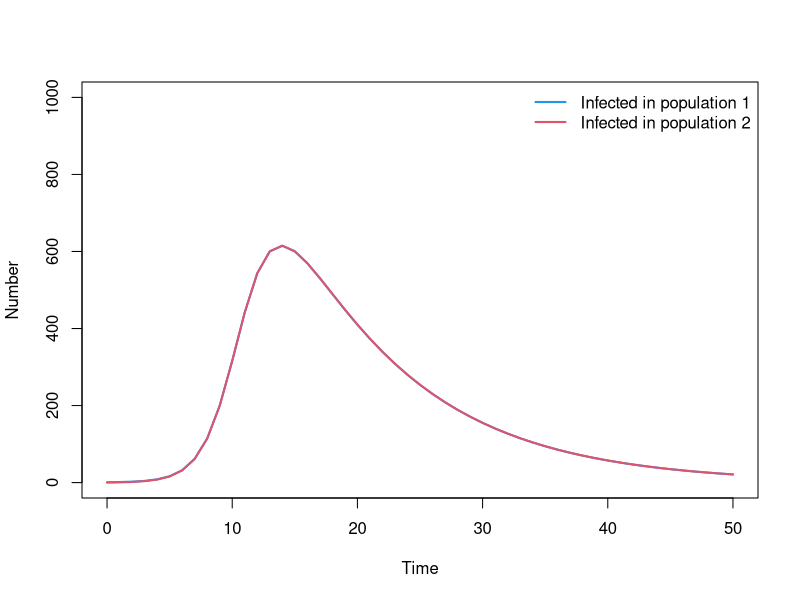
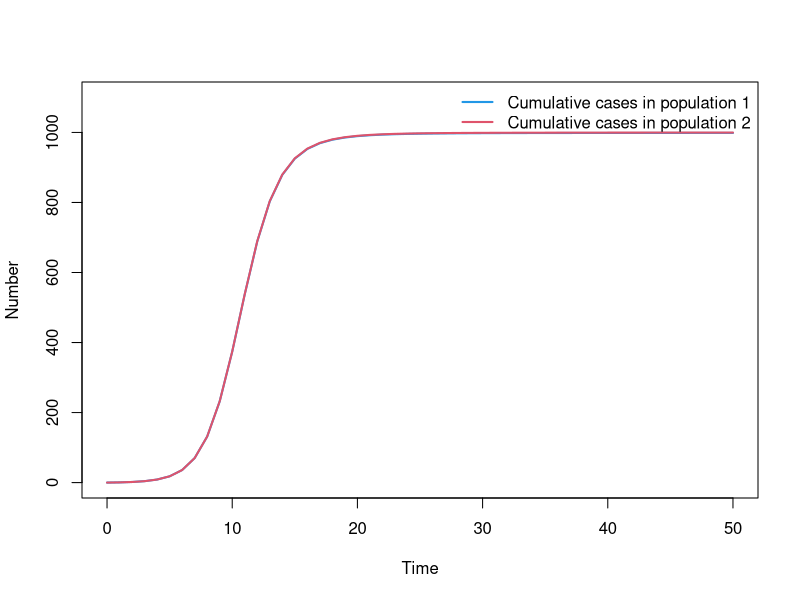
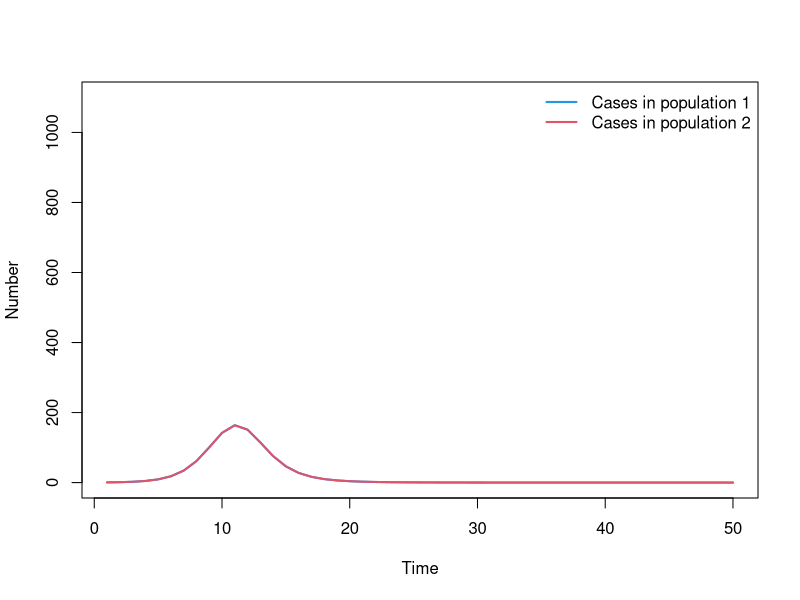
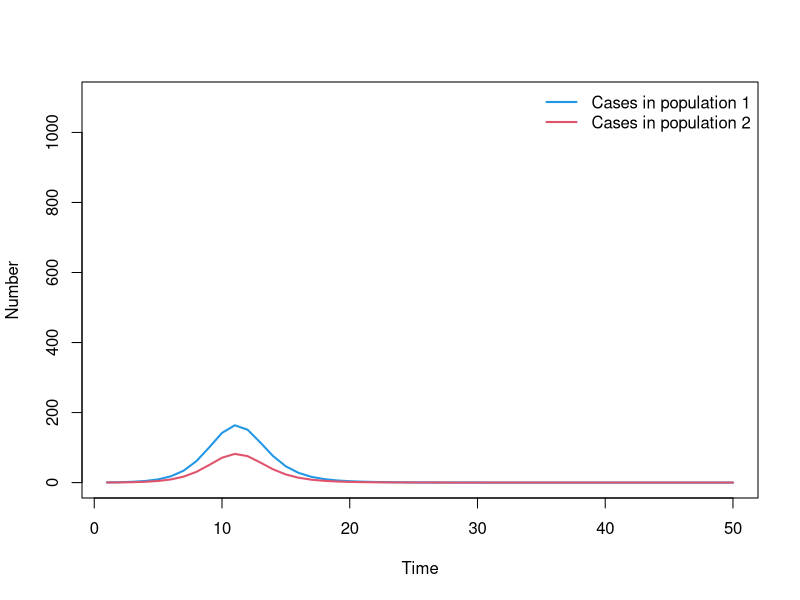
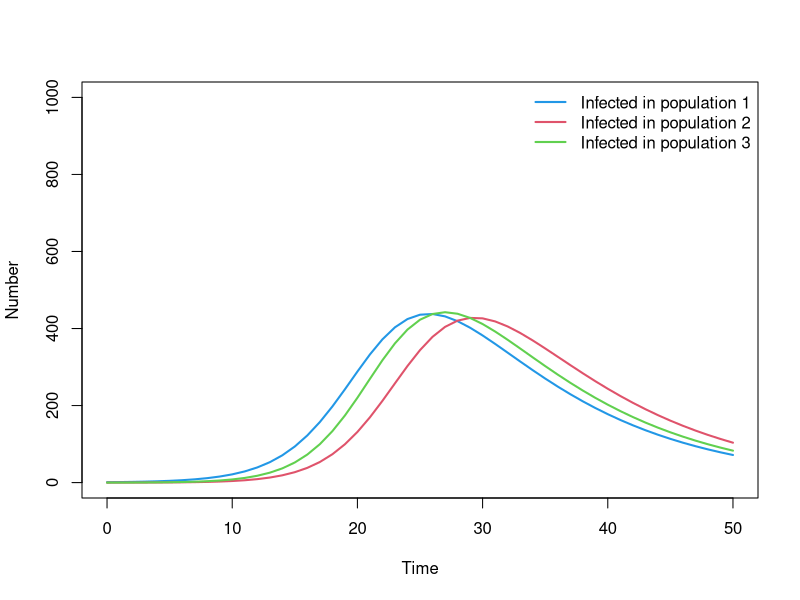

R code for these plots, in order:
## ---- chunk 1
# Load in the deSolve package
library(deSolve)
# If the package is not installed, install using the install.packages() function

# Define model function 
SIR_metapop_model <- function(times, state, parms){
  ## Define variables
  S1 <- state["S1"]
  I1 <- state["I1"]
  R1 <- state["R1"]
  C1 <- state["C1"]
  N1 <- S1 + I1 + R1
  S2 <- state["S2"]
  I2 <- state["I2"]
  R2 <- state["R2"]
  C2 <- state["C2"]
  N2 <- S2 + I2 + R2
  # Extract parameters
  beta <- parms["beta"]
  gamma <- parms["gamma"]
  alpha <- parms["alpha"]
  lambda1 <- (beta * I1 / N1 + alpha * beta * I2 / N2)
  lambda2 <- (beta * I2 / N2 + alpha * beta * I1 / N1)
  # Define differential equations
  dS1 <- - lambda1 * S1
  dI1 <- lambda1 * S1 - gamma * I1
  dR1 <- gamma * I1
  dC1 <- lambda1 * S1
  dS2 <- - lambda2 * S2
  dI2 <-  lambda2 * S2 - gamma * I2
  dR2 <- gamma * I2
  dC2 <- lambda2 * S2
  res <- list(c(dS1, dI1, dR1, dC1, dS2, dI2, dR2, dC2))
  return(res)
}

# Define parameters  
parameters <- c( beta = 0.4, gamma = 0.1, alpha = 1)

# Define time to run model
times <- seq(from = 0, to = 50, by = 1)

# Define initial conditions
N1 <- 1000; N2 <- 1000
I1_0 <- 1; I2_0 <- 0
R1_0 <- 0; R2_0 <- 0
C1_0 <- 0; C2_0 <- 0
S1_0  <- N1 - I1_0
S2_0  <- N2 - I2_0
state <- c(S1 = S1_0, I1 = I1_0, R1 = R1_0, C1 = C1_0, 
		   S2 = S2_0, I2 = I2_0, R2 = R2_0, C2 = C2_0)

# Solve equations
output_raw <- ode(y = state, 
				  times = times, 
				  func = SIR_metapop_model, 
				  parms = parameters,
                  method = rk4)

# Convert to data frame for easy extraction of columns
output <- as.data.frame(output_raw)

# Plot output
par(mfrow = c(1, 1))
plot(output$time, output$I1, type = "l", col = 4, lwd = 2, ylim = c(0, N1),
      xlab = "Time", ylab = "Number", main = "")
lines(output$time, output$I2, lwd = 2, col = 2, type = "l")
legend("topright", 
	   legend = c("Infected in population 1", 
	   		      "Infected in population 2"),
       lty = rep(1, 2), col = c(4, 2), lwd = 2, bty = "n")

## ---- chunk 2

## ---- chunk 3
par(mfrow = c(1, 1))
plot(output$time, output$C1, type = "l", col = 4, lwd = 2, ylim = c(0, N1+100), 
	 xlab = "Time", ylab = "Number", main = "")
lines( output$time, output$C2, lwd = 2, col = 2, type = "l")
legend("topright", 
	   legend = c("Cumulative cases in population 1", 
	   		      "Cumulative cases in population 2"),
       lty = rep(1, 2), col = c(4, 2), lwd = 2, bty = "n")

## ---- chunk 4
cases1 <- tail(output$C1,-1) - head(output$C1,-1)
cases2 <- tail(output$C2,-1) - head(output$C2,-1)
time_cases <- tail(output$time,-1)

plot( time_cases, cases1, type = "l", col = 4, lwd = 2, ylim = c(0, N1+100),
      xlab = "Time", ylab = "Number", main = "")
lines( time_cases, cases2, lwd = 2, col = 2, type = "l")
legend("topright", legend = c("Cases in population 1", "Cases in population 2"),
       lty = rep(1, 2), col = c(4, 2), lwd = 2, bty = "n")

## ---- chunk 5
cases2 <- 0.5*cases2

plot( time_cases, cases1, type = "l", col = 4, lwd = 2, ylim = c(0, N1+100),
      xlab = "Time", ylab = "Number", main = "")
lines( time_cases, cases2, lwd = 2, col = 2, type = "l")
legend("topright", legend = c("Cases in population 1", "Cases in population 2"),
       lty = rep(1, 2), col = c(4, 2), lwd = 2, bty = "n")

## ---- chunk 6
# Define model function
SIR_metapop_model_3 <- function(times, state, parms){
  ## Define variables
  S1 <- state["S1"]
  I1 <- state["I1"]
  R1 <- state["R1"]
  C1 <- state["C1"]
  N1 <- S1 + I1 + R1

  S2 <- state["S2"]
  I2 <- state["I2"]
  R2 <- state["R2"]
  C2 <- state["C2"]
  N2 <- S2 + I2 + R2

  S3 <- state["S3"]
  I3 <- state["I3"]
  R3 <- state["R3"]
  C3 <- state["C3"]
  N3 <- S3 + I3 + R3

  # Extract parameters
  beta <- parms["beta"]
  gamma <- parms["gamma"]
  alpha1 <- parms["alpha1"]
  alpha2 <- parms["alpha2"]
  lambda1 <- (beta * I1 / N1 + alpha1 * beta * I2 / N2 + alpha2 * beta * I3 / N3)
  lambda2 <- (beta * I2 / N2 + alpha1 * beta * I1 / N1)
  lambda3 <- (beta * I3 / N3 + alpha2 * beta * I1 / N1)

  # Define differential equations
  dS1 <- - lambda1 * S1
  dI1 <- lambda1 * S1 - gamma * I1
  dR1 <- gamma * I1
  dC1 <- lambda1 * S1
  dS2 <- - lambda2 * S2
  dI2 <-  lambda2 * S2 - gamma * I2
  dR2 <- gamma * I2
  dC2 <- lambda2 * S2
  dS3 <- - lambda3 * S3
  dI3 <-  lambda3 * S3 - gamma * I3
  dR3 <- gamma * I3
  dC3 <- lambda3 * S3

  res <- list(c(dS1, dI1, dR1, dC1, dS2, dI2, dR2, dC2, dS3, dI3, dR3, dC3))
  return(res)
}

# Define parameters
parameters <- c( beta = 0.4, gamma = 0.1, alpha1 = 0.05, alpha2 = 0.1)

# Define time to run model
times <- seq(from = 0, to = 50, by = 1)

# Define initial conditions
N1 <- 1000; N2 <- 1000; N3 <- 1000
I1_0 <- 1; I2_0 <- 0; I3_0 <- 0
R1_0 <- 0; R2_0 <- 0; R3_0 <- 0
C1_0 <- 0; C2_0 <- 0; C3_0 <- 0
S1_0  <- N1 - I1_0; S2_0  <- N2 - I2_0; S3_0  <- N3 - I3_0
state <- c(S1 = S1_0, I1 = I1_0, R1 = R1_0, C1 = C1_0, S2 = S2_0, I2 = I2_0, 
		   R2 = R2_0, C2 = C2_0, S3 = S3_0, I3 = I3_0, R3 = R3_0, C3 = C3_0)

# Solve equations
output_raw <- ode(y = state, 
				  times = times, 
				  func = SIR_metapop_model_3, 
				  parms = parameters,
                  method = rk4)

# Convert to data frame for easy extraction of columns
output <- as.data.frame(output_raw)

# Plot output
par( mfrow = c(1, 1))
plot( output$time, output$I1, type = "l", col = 4, lwd = 2, ylim = c(0, N1),
      xlab = "Time", ylab = "Number", main = "")
lines( output$time, output$I2, lwd = 2, col = 2, type = "l")
lines( output$time, output$I3, lwd = 2, col = 3, type = "l")
legend("topright", 
	   legend = c("Infected in population 1", 
	   			  "Infected in population 2",
	   		      "Infected in population 3"),
       lty = rep(1, 2), col = c(4, 2,3), lwd = 2, bty = "n")
